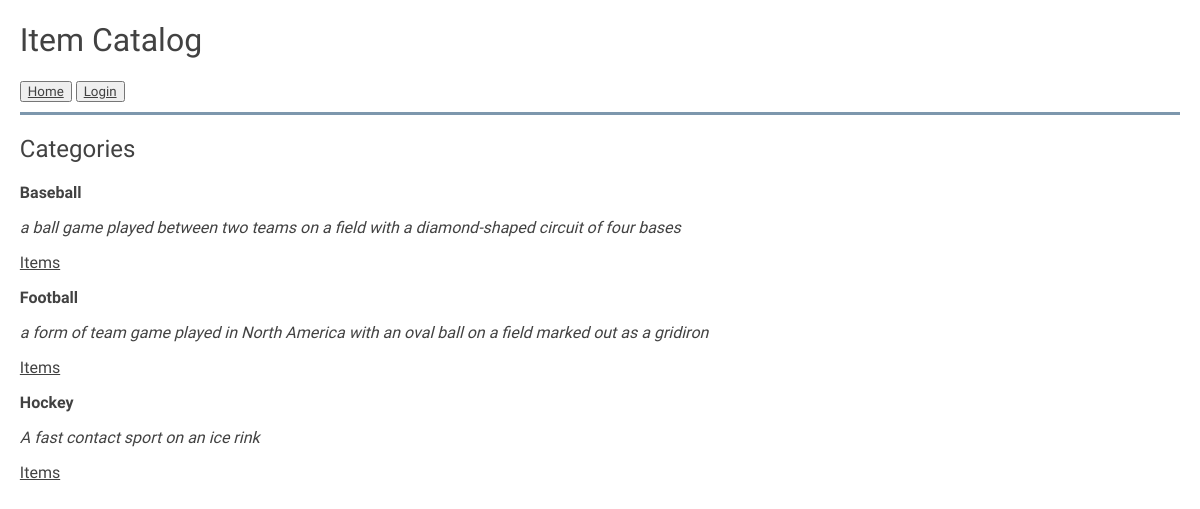
The page /categories on the database as committed earlier.
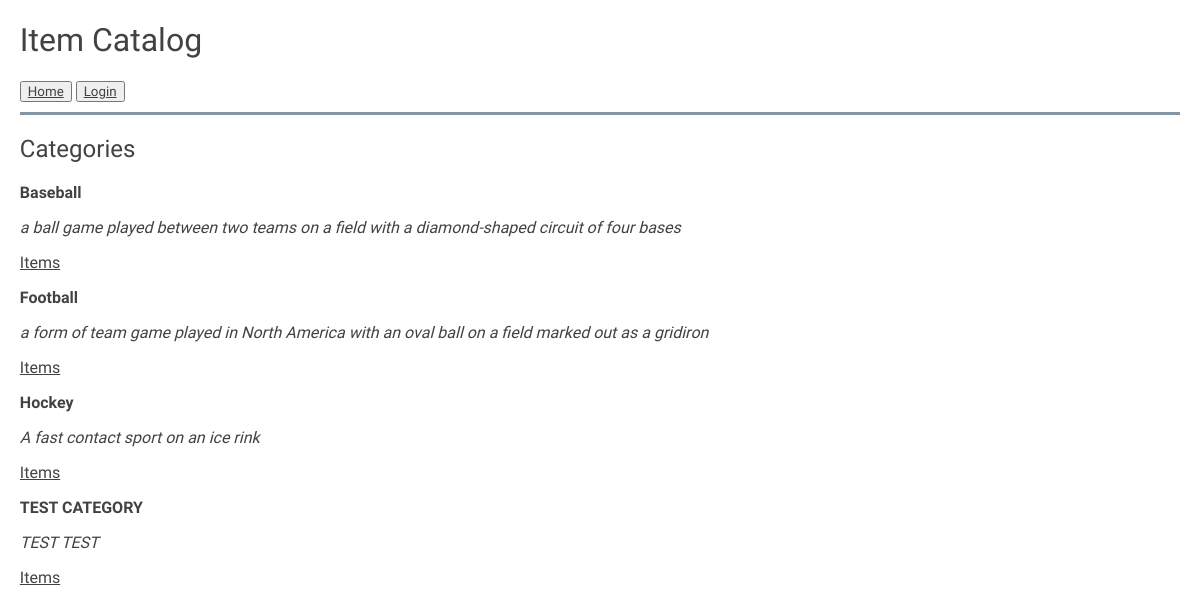
The same page on the database as committed later.
### database_setup.py (models this page shows, shortened)
class Category(Base):
    __tablename__ = 'category'
    name = Column(String(40), nullable=False)
    description = Column(String(120), nullable=True)
    id = Column(Integer, primary_key=True)
    items = relationship('Item', cascade='delete')
    user_id = Column(Integer, ForeignKey('user_info.id'))
    user_info = relationship(User_info)

### application.py (the view)
@app.route('/')
@app.route('/categories')
def showCategories():
    categories = session.query(Category).all()
    if 'username' not in login_session:
        return render_template('publiccategories.html', categories=categories)
    else:
        return render_template('categories.html', categories=categories)

### templates/publiccategories.html
{% extends "base.html" %}
{% block content %}
{% include "header.html"%}
	<body>
		<h2>Categories</h2>
		{% for category in categories %}
		<div>
			<p class="bold">{{category.name}}</p>
			<p class="description">{{category.description}}</p>
			<a href="{{url_for('showItems', category_id = category.id)}}">Items</a><br>
		</div>
		{% endfor %}
		<br>
	</body>
{% endblock %}

### templates/base.html (shortened to what this page needs)
<!DOCTYPE html>
<html lang="en">
	<head>
  	<link rel=stylesheet type=text/css href="{{ url_for("static", filename="style.css") }}">
	</head>
	<body>
		<div id="content">
			{% block content %}
			{% endblock %}
		</div>
	</body>
</html>

### templates/header.html
<header class="header-title">
	<div>
		<h1>Item Catalog</h1>
	</div>
	<div class="navigation">
				<button type="button"><a href="{{url_for("showCategories")}}">Home</a></button>
				{%if "username" not in session %}
				<button type="button"><a href="{{url_for("showLogin")}}">Login </a></button>
				{% else %}
				<button type="button"><a href="{{url_for("gdisconnect")}}">Logout </a></button>
				{% endif %}
			</div>
</header>
<hr>

### static/style.css (style rules this page uses)
* { font-family: Quicksand, sans-serif; font-weight: 300; color: #424242; }
hr { display: block; height: 3px; border: 0; margin: 10px 0; padding: 0; background-color: #7d97ad; }
.description { font-style: italic; }
.bold { font-weight: bold; }
#content { margin: 0 auto; width: 98%; }

Rows that differ between the two databases and show on the page:
added Category: name "TEST CATEGORY", description "TEST TEST"
